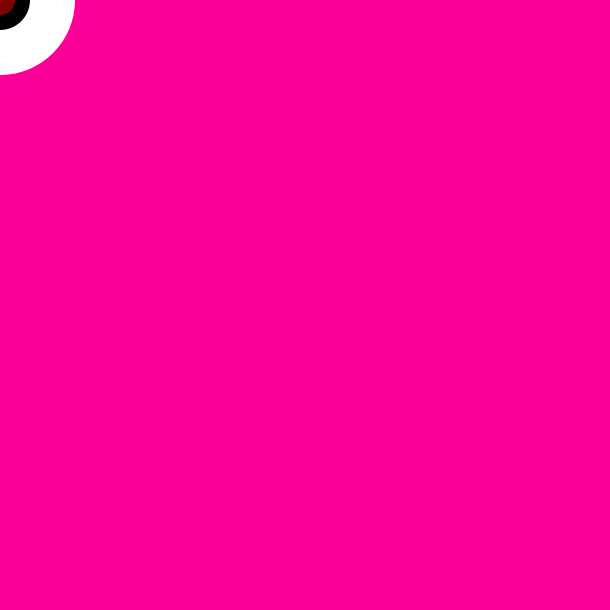
Frame 1 (no input)
Frame 60 (the mouse pressed at the canvas centre just before this capture): identical to frame 1, image omitted
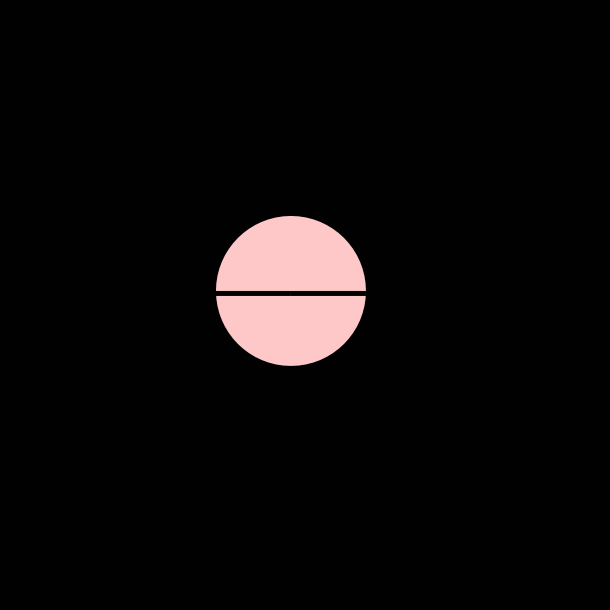
Frame 120 (the mouse held since frame 60 and released just before this capture)

The Processing sketch that drew these frames (run headless with seeded random() and noise(); from frame 60 on, the mouse is pressed at the canvas centre):

// Processing sketch: processing_127691
// ── processing_127691.pde

float x;
float y;
float easing = 0.05;

void setup() {
  size(610,610); 
  noStroke();  
}

void draw() { 
  background(250,0,150);
  
  float targetX = mouseX;
  float dx = targetX - x;
  if(abs(dx) > 1) {
    x += dx * easing;
  }
  
  float targetY = mouseY;
  float dy = targetY - y;
  if(abs(dy) > 1) {
    y += dy * easing;
  }
 fill(255,255,255); 
  ellipse(x,y,150,150);
 fill(1,1,1); 
ellipse(x,y,60,60);
fill(127,0,0);
ellipse(x,y,30,30);
if(mousePressed){
background(1,1,1);
fill(255,200,200);
ellipse(x,y,150,150);
fill(1,1,1);
rect(x,y,75,5);
rect(x,y,-75,5);

}

}
